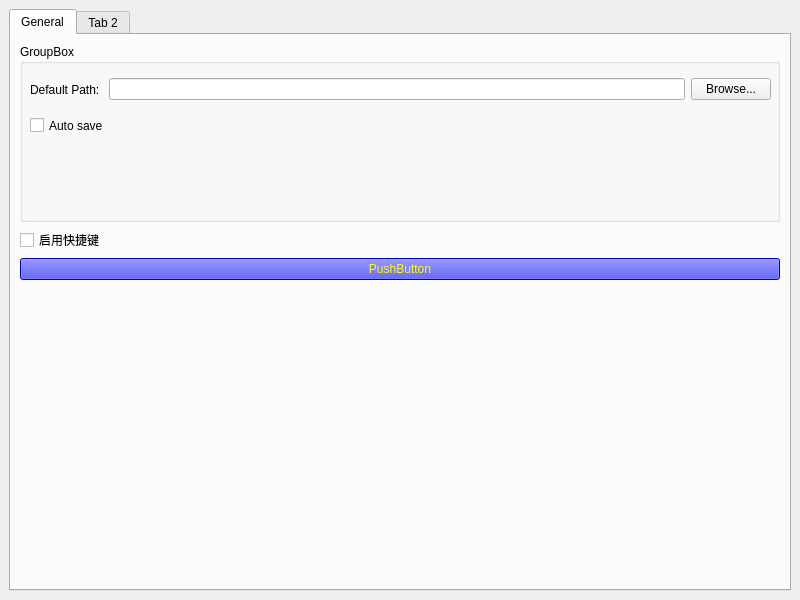
<?xml version="1.0" encoding="UTF-8"?>
<ui version="4.0">
 <class>MainWindow</class>
 <widget class="QMainWindow" name="MainWindow">
  <property name="geometry">
   <rect>
    <x>0</x>
    <y>0</y>
    <width>800</width>
    <height>600</height>
   </rect>
  </property>
  <property name="windowTitle">
   <string>MainWindow</string>
  </property>
  <widget class="QWidget" name="centralwidget">
   <layout class="QVBoxLayout" name="verticalLayout">
    <item>
     <widget class="QTabWidget" name="tabWidget">
      <property name="currentIndex">
       <number>0</number>
      </property>
      <widget class="QWidget" name="tab">
       <attribute name="title">
        <string>General</string>
       </attribute>
       <layout class="QVBoxLayout" name="verticalLayout_2">
        <item>
         <widget class="QGroupBox" name="groupBox">
          <property name="title">
           <string>GroupBox</string>
          </property>
          <widget class="QWidget" name="layoutWidget">
           <property name="geometry">
            <rect>
             <x>10</x>
             <y>30</y>
             <width>741</width>
             <height>31</height>
            </rect>
           </property>
           <layout class="QHBoxLayout" name="horizontalLayout">
            <property name="sizeConstraint">
             <enum>QLayout::SizeConstraint::SetDefaultConstraint</enum>
            </property>
            <item>
             <widget class="QLabel" name="label">
              <property name="text">
               <string>Default Path: </string>
              </property>
             </widget>
            </item>
            <item>
             <widget class="QLineEdit" name="lineEdit_default_path">
              <property name="sizePolicy">
               <sizepolicy hsizetype="Expanding" vsizetype="Fixed">
                <horstretch>0</horstretch>
                <verstretch>0</verstretch>
               </sizepolicy>
              </property>
             </widget>
            </item>
            <item>
             <widget class="QPushButton" name="pushButton_browse">
              <property name="text">
               <string>Browse...</string>
              </property>
             </widget>
            </item>
           </layout>
          </widget>
          <widget class="QCheckBox" name="checkBox_autoSave">
           <property name="geometry">
            <rect>
             <x>10</x>
             <y>70</y>
             <width>760</width>
             <height>23</height>
            </rect>
           </property>
           <property name="text">
            <string>Auto save</string>
           </property>
          </widget>
         </widget>
        </item>
        <item>
         <widget class="QCheckBox" name="checkBox_enableShortcut">
          <property name="text">
           <string>启用快捷键</string>
          </property>
         </widget>
        </item>
        <item>
         <widget class="QPushButton" name="pushButton_shot">
          <property name="styleSheet">
           <string notr="true">color:yellow;
background-color: blue;</string>
          </property>
          <property name="text">
           <string>PushButton</string>
          </property>
         </widget>
        </item>
        <item>
         <spacer name="horizontalSpacer">
          <property name="orientation">
           <enum>Qt::Orientation::Horizontal</enum>
          </property>
          <property name="sizeHint" stdset="0">
           <size>
            <width>40</width>
            <height>300</height>
           </size>
          </property>
         </spacer>
        </item>
       </layout>
      </widget>
      <widget class="QWidget" name="tab_2">
       <attribute name="title">
        <string>Tab 2</string>
       </attribute>
      </widget>
     </widget>
    </item>
   </layout>
  </widget>
 </widget>
 <resources/>
 <connections/>
</ui>
